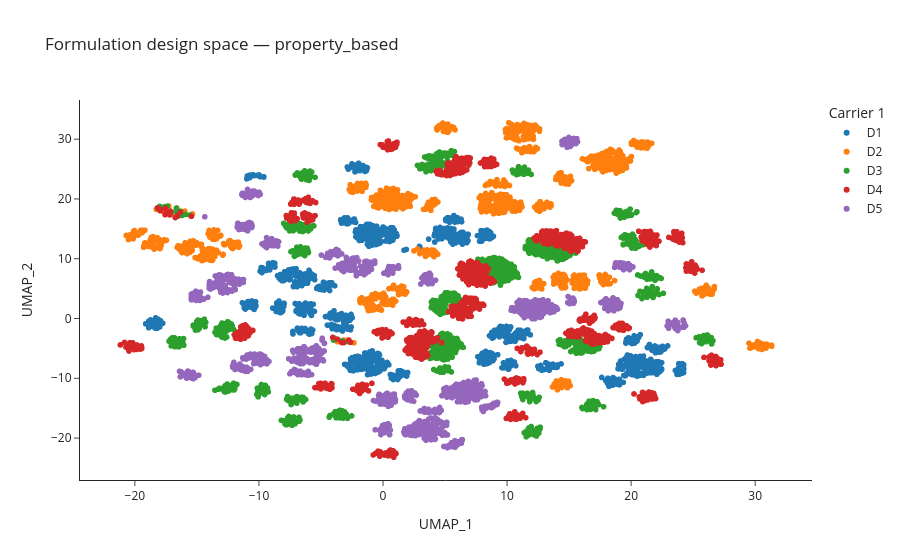

The notebook cell saved with this chart:
### Markdown cell above
## Create an interactive plot

Create an optional Plotly scatter plot with formulation IDs and available metadata displayed on hover. Carrier 1 is used for coloring when available.

Export a standalone HTML file with embedded Plotly resources for offline viewing. If Plotly is unavailable, the notebook skips this step and displays installation instructions.

### Code cell
try:
    import plotly.express as px
except ImportError:
    print("Optional interactive plot: install plotly with %pip install plotly")
else:
    interactive = result.copy()
    color_col = "Carrier 1" if "Carrier 1" in interactive else None
    if color_col:
        interactive[color_col] = interactive[color_col].fillna("None")
    fig = px.scatter(interactive, x="UMAP_1", y="UMAP_2", color=color_col,
                     hover_name="ID", hover_data=[c for c in label_cols if c in interactive],
                     title=f"Formulation design space — {FEATURE_SET}", template="simple_white",
                     category_orders={color_col: category_orders.get(color_col, [])} if color_col else None)
    fig.write_html(RESULT_DIR / "umap_interactive.html", include_plotlyjs=True)
    fig.show()

### Figure 1 — Plotly figure (JSON) as saved in the notebook; plotly's stock layout.template omitted (floating-point values rounded to 4 significant figures; data arrays with more than 128 entries replaced by an {"elided": "..."} marker saying what was removed)
{"data": [{"customdata": {"elided": "1315x8 mixed values"}, "hovertemplate": "<b>%{hovertext}</b><br><br>Carrier 1=%{customdata[2]}<br>UMAP_1=%{x}<br>UMAP_2=%{y}<br>Glucan Type=%{customdata[0]}<br>Modification=%{customdata[1]}<br>Carrier 2 (NH2)=%{customdata[3]}<br>β-Glucan MW=%{customdata[4]}<br>Carrier 1 Mass Ratio=%{customdata[5]}<br>Carrier 2 Mass Ratio=%{customdata[6]}<br>β-Glucan / Carrier 2 Mass Ratio=%{customdata[7]}<extra></extra>", "hovertext": {"elided": "1315 str values"}, "legendgroup": "D1", "marker": {"color": "#1F77B4", "symbol": "circle"}, "mode": "markers", "name": "D1", "showlegend": true, "type": "scattergl", "x": {"elided": "1315 float values"}, "xaxis": "x", "y": {"elided": "1315 float values"}, "yaxis": "y"}, {"customdata": {"elided": "1315x8 mixed values"}, "hovertemplate": "<b>%{hovertext}</b><br><br>Carrier 1=%{customdata[2]}<br>UMAP_1=%{x}<br>UMAP_2=%{y}<br>Glucan Type=%{customdata[0]}<br>Modification=%{customdata[1]}<br>Carrier 2 (NH2)=%{customdata[3]}<br>β-Glucan MW=%{customdata[4]}<br>Carrier 1 Mass Ratio=%{customdata[5]}<br>Carrier 2 Mass Ratio=%{customdata[6]}<br>β-Glucan / Carrier 2 Mass Ratio=%{customdata[7]}<extra></extra>", "hovertext": {"elided": "1315 str values"}, "legendgroup": "D2", "marker": {"color": "#FF7F0E", "symbol": "circle"}, "mode": "markers", "name": "D2", "showlegend": true, "type": "scattergl", "x": {"elided": "1315 float values"}, "xaxis": "x", "y": {"elided": "1315 float values"}, "yaxis": "y"}, {"customdata": {"elided": "1315x8 mixed values"}, "hovertemplate": "<b>%{hovertext}</b><br><br>Carrier 1=%{customdata[2]}<br>UMAP_1=%{x}<br>UMAP_2=%{y}<br>Glucan Type=%{customdata[0]}<br>Modification=%{customdata[1]}<br>Carrier 2 (NH2)=%{customdata[3]}<br>β-Glucan MW=%{customdata[4]}<br>Carrier 1 Mass Ratio=%{customdata[5]}<br>Carrier 2 Mass Ratio=%{customdata[6]}<br>β-Glucan / Carrier 2 Mass Ratio=%{customdata[7]}<extra></extra>", "hovertext": {"elided": "1315 str values"}, "legendgroup": "D3", "marker": {"color": "#2CA02C", "symbol": "circle"}, "mode": "markers", "name": "D3", "showlegend": true, "type": "scattergl", "x": {"elided": "1315 float values"}, "xaxis": "x", "y": {"elided": "1315 float values"}, "yaxis": "y"}, {"customdata": {"elided": "1315x8 mixed values"}, "hovertemplate": "<b>%{hovertext}</b><br><br>Carrier 1=%{customdata[2]}<br>UMAP_1=%{x}<br>UMAP_2=%{y}<br>Glucan Type=%{customdata[0]}<br>Modification=%{customdata[1]}<br>Carrier 2 (NH2)=%{customdata[3]}<br>β-Glucan MW=%{customdata[4]}<br>Carrier 1 Mass Ratio=%{customdata[5]}<br>Carrier 2 Mass Ratio=%{customdata[6]}<br>β-Glucan / Carrier 2 Mass Ratio=%{customdata[7]}<extra></extra>", "hovertext": {"elided": "1315 str values"}, "legendgroup": "D4", "marker": {"color": "#D62728", "symbol": "circle"}, "mode": "markers", "name": "D4", "showlegend": true, "type": "scattergl", "x": {"elided": "1315 float values"}, "xaxis": "x", "y": {"elided": "1315 float values"}, "yaxis": "y"}, {"customdata": {"elided": "1315x8 mixed values"}, "hovertemplate": "<b>%{hovertext}</b><br><br>Carrier 1=%{customdata[2]}<br>UMAP_1=%{x}<br>UMAP_2=%{y}<br>Glucan Type=%{customdata[0]}<br>Modification=%{customdata[1]}<br>Carrier 2 (NH2)=%{customdata[3]}<br>β-Glucan MW=%{customdata[4]}<br>Carrier 1 Mass Ratio=%{customdata[5]}<br>Carrier 2 Mass Ratio=%{customdata[6]}<br>β-Glucan / Carrier 2 Mass Ratio=%{customdata[7]}<extra></extra>", "hovertext": {"elided": "1315 str values"}, "legendgroup": "D5", "marker": {"color": "#9467BD", "symbol": "circle"}, "mode": "markers", "name": "D5", "showlegend": true, "type": "scattergl", "x": {"elided": "1315 float values"}, "xaxis": "x", "y": {"elided": "1315 float values"}, "yaxis": "y"}], "layout": {"legend": {"title": {"text": "Carrier 1"}, "tracegroupgap": 0}, "title": {"text": "Formulation design space — property_based"}, "xaxis": {"anchor": "y", "domain": [0, 1], "title": {"text": "UMAP_1"}}, "yaxis": {"anchor": "x", "domain": [0, 1], "title": {"text": "UMAP_2"}}}}
